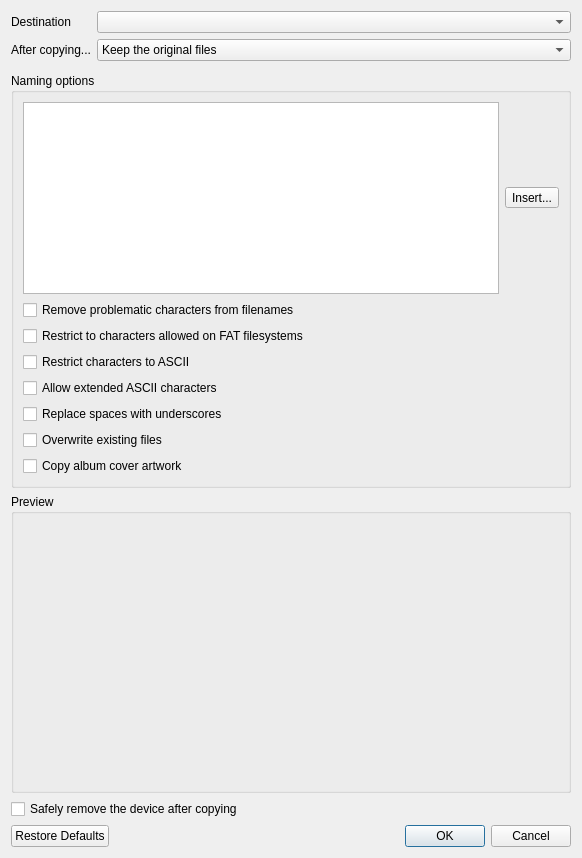
<?xml version="1.0" encoding="UTF-8"?>
<ui version="4.0">
 <class>OrganizeDialog</class>
 <widget class="QDialog" name="OrganizeDialog">
  <property name="geometry">
   <rect>
    <x>0</x>
    <y>0</y>
    <width>582</width>
    <height>858</height>
   </rect>
  </property>
  <property name="windowTitle">
   <string>Organize Files</string>
  </property>
  <property name="windowIcon">
   <iconset resource="../../data/icons.qrc">
    <normaloff>:/icons/64x64/strawberry.png</normaloff>:/icons/64x64/strawberry.png</iconset>
  </property>
  <layout class="QVBoxLayout" name="layout_organizedialog">
   <property name="sizeConstraint">
    <enum>QLayout::SetMinimumSize</enum>
   </property>
   <item>
    <layout class="QFormLayout" name="layout_copying">
     <property name="sizeConstraint">
      <enum>QLayout::SetMinimumSize</enum>
     </property>
     <item row="0" column="0">
      <widget class="QLabel" name="label_destination">
       <property name="text">
        <string>Destination</string>
       </property>
      </widget>
     </item>
     <item row="0" column="1">
      <widget class="QComboBox" name="destination"/>
     </item>
     <item row="1" column="0">
      <widget class="QLabel" name="label_after_copying">
       <property name="text">
        <string>After copying...</string>
       </property>
      </widget>
     </item>
     <item row="1" column="1">
      <widget class="QComboBox" name="aftercopying">
       <item>
        <property name="text">
         <string>Keep the original files</string>
        </property>
       </item>
       <item>
        <property name="text">
         <string>Delete the original files</string>
        </property>
       </item>
      </widget>
     </item>
    </layout>
   </item>
   <item>
    <widget class="FreeSpaceBar" name="free_space" native="true"/>
   </item>
   <item>
    <widget class="QGroupBox" name="groupbox_naming">
     <property name="title">
      <string>Naming options</string>
     </property>
     <layout class="QVBoxLayout" name="verticalLayout">
      <property name="sizeConstraint">
       <enum>QLayout::SetMinimumSize</enum>
      </property>
      <item>
       <layout class="QHBoxLayout" name="horizontalLayout">
        <property name="sizeConstraint">
         <enum>QLayout::SetMinimumSize</enum>
        </property>
        <item>
         <widget class="LineTextEdit" name="naming">
          <property name="toolTip">
           <string>&lt;p&gt;Tokens start with %, for example: %artist %album %title &lt;/p&gt;

&lt;p&gt;If you surround sections of text that contain a token with curly-braces, that section will be hidden if the token is empty.&lt;/p&gt;</string>
          </property>
          <property name="lineWrapMode">
           <enum>QTextEdit::NoWrap</enum>
          </property>
          <property name="acceptRichText">
           <bool>false</bool>
          </property>
         </widget>
        </item>
        <item>
         <widget class="QToolButton" name="insert">
          <property name="text">
           <string>Insert...</string>
          </property>
          <property name="popupMode">
           <enum>QToolButton::InstantPopup</enum>
          </property>
         </widget>
        </item>
       </layout>
      </item>
      <item>
       <widget class="QCheckBox" name="remove_problematic">
        <property name="text">
         <string>Remove problematic characters from filenames</string>
        </property>
       </widget>
      </item>
      <item>
       <widget class="QCheckBox" name="remove_non_fat">
        <property name="text">
         <string>Restrict to characters allowed on FAT filesystems</string>
        </property>
       </widget>
      </item>
      <item>
       <widget class="QCheckBox" name="remove_non_ascii">
        <property name="text">
         <string>Restrict characters to ASCII</string>
        </property>
       </widget>
      </item>
      <item>
       <widget class="QCheckBox" name="allow_ascii_ext">
        <property name="text">
         <string>Allow extended ASCII characters</string>
        </property>
       </widget>
      </item>
      <item>
       <widget class="QCheckBox" name="replace_spaces">
        <property name="text">
         <string>Replace spaces with underscores</string>
        </property>
       </widget>
      </item>
      <item>
       <widget class="QCheckBox" name="overwrite">
        <property name="text">
         <string>Overwrite existing files</string>
        </property>
       </widget>
      </item>
      <item>
       <widget class="QCheckBox" name="albumcover">
        <property name="text">
         <string>Copy album cover artwork</string>
        </property>
       </widget>
      </item>
     </layout>
    </widget>
   </item>
   <item>
    <widget class="QGroupBox" name="groupbox_preview">
     <property name="title">
      <string>Preview</string>
     </property>
     <layout class="QVBoxLayout" name="verticalLayout_3">
      <property name="sizeConstraint">
       <enum>QLayout::SetMinimumSize</enum>
      </property>
      <item>
       <widget class="QStackedWidget" name="preview_stack">
        <property name="currentIndex">
         <number>1</number>
        </property>
        <widget class="QWidget" name="preview_page">
         <layout class="QVBoxLayout" name="verticalLayout_4">
          <property name="spacing">
           <number>0</number>
          </property>
          <property name="sizeConstraint">
           <enum>QLayout::SetMinimumSize</enum>
          </property>
          <property name="leftMargin">
           <number>0</number>
          </property>
          <property name="topMargin">
           <number>0</number>
          </property>
          <property name="rightMargin">
           <number>0</number>
          </property>
          <property name="bottomMargin">
           <number>0</number>
          </property>
          <item>
           <widget class="QListWidget" name="preview"/>
          </item>
         </layout>
        </widget>
        <widget class="QWidget" name="loading_page">
         <layout class="QHBoxLayout" name="horizontalLayout_2">
          <property name="spacing">
           <number>0</number>
          </property>
          <property name="sizeConstraint">
           <enum>QLayout::SetMinimumSize</enum>
          </property>
          <property name="leftMargin">
           <number>0</number>
          </property>
          <property name="topMargin">
           <number>0</number>
          </property>
          <property name="rightMargin">
           <number>0</number>
          </property>
          <property name="bottomMargin">
           <number>0</number>
          </property>
          <item>
           <spacer name="spacer_preview_1">
            <property name="orientation">
             <enum>Qt::Horizontal</enum>
            </property>
            <property name="sizeHint" stdset="0">
             <size>
              <width>264</width>
              <height>20</height>
             </size>
            </property>
           </spacer>
          </item>
          <item>
           <widget class="BusyIndicator" name="loading_indicator" native="true">
            <property name="text" stdset="0">
             <string>Loading...</string>
            </property>
           </widget>
          </item>
          <item>
           <spacer name="spacer_preview_2">
            <property name="orientation">
             <enum>Qt::Horizontal</enum>
            </property>
            <property name="sizeHint" stdset="0">
             <size>
              <width>264</width>
              <height>20</height>
             </size>
            </property>
           </spacer>
          </item>
         </layout>
        </widget>
       </widget>
      </item>
     </layout>
    </widget>
   </item>
   <item>
    <widget class="QCheckBox" name="eject_after">
     <property name="text">
      <string>Safely remove the device after copying</string>
     </property>
    </widget>
   </item>
   <item>
    <widget class="QDialogButtonBox" name="button_box">
     <property name="standardButtons">
      <set>QDialogButtonBox::Cancel|QDialogButtonBox::Ok|QDialogButtonBox::RestoreDefaults</set>
     </property>
    </widget>
   </item>
  </layout>
 </widget>
 <customwidgets>
  <customwidget>
   <class>FreeSpaceBar</class>
   <extends>QWidget</extends>
   <header>widgets/freespacebar.h</header>
   <container>1</container>
  </customwidget>
  <customwidget>
   <class>LineTextEdit</class>
   <extends>QTextEdit</extends>
   <header>widgets/linetextedit.h</header>
  </customwidget>
  <customwidget>
   <class>BusyIndicator</class>
   <extends>QWidget</extends>
   <header>widgets/busyindicator.h</header>
   <container>1</container>
  </customwidget>
 </customwidgets>
 <tabstops>
  <tabstop>destination</tabstop>
  <tabstop>aftercopying</tabstop>
  <tabstop>naming</tabstop>
  <tabstop>insert</tabstop>
  <tabstop>remove_non_fat</tabstop>
  <tabstop>remove_non_ascii</tabstop>
  <tabstop>allow_ascii_ext</tabstop>
  <tabstop>replace_spaces</tabstop>
  <tabstop>overwrite</tabstop>
  <tabstop>albumcover</tabstop>
  <tabstop>eject_after</tabstop>
  <tabstop>preview</tabstop>
 </tabstops>
 <resources>
  <include location="../../data/data.qrc"/>
  <include location="../../data/icons.qrc"/>
 </resources>
 <connections>
  <connection>
   <sender>button_box</sender>
   <signal>accepted()</signal>
   <receiver>OrganizeDialog</receiver>
   <slot>accept()</slot>
   <hints>
    <hint type="sourcelabel">
     <x>257</x>
     <y>487</y>
    </hint>
    <hint type="destinationlabel">
     <x>157</x>
     <y>274</y>
    </hint>
   </hints>
  </connection>
  <connection>
   <sender>button_box</sender>
   <signal>rejected()</signal>
   <receiver>OrganizeDialog</receiver>
   <slot>reject()</slot>
   <hints>
    <hint type="sourcelabel">
     <x>325</x>
     <y>487</y>
    </hint>
    <hint type="destinationlabel">
     <x>286</x>
     <y>274</y>
    </hint>
   </hints>
  </connection>
 </connections>
</ui>
